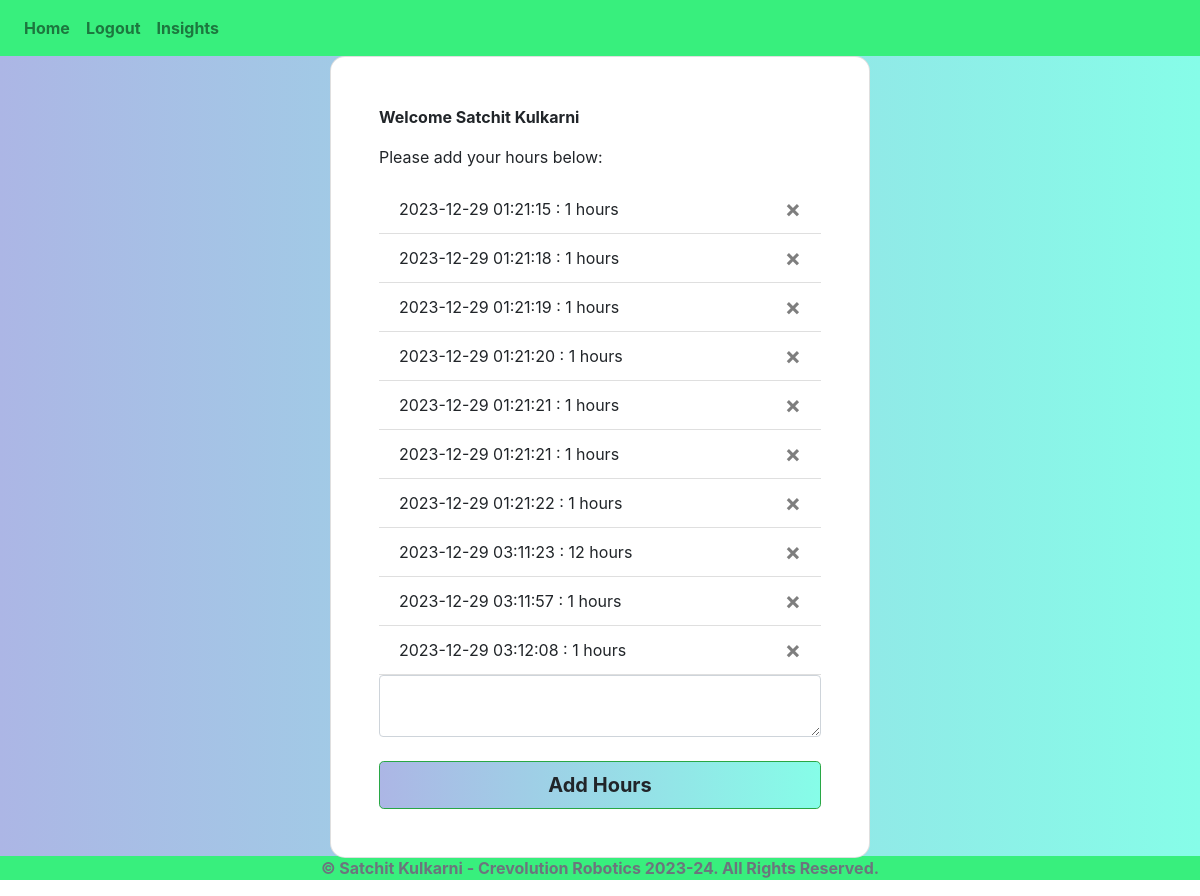
Page / (signed in) on the earlier database version.
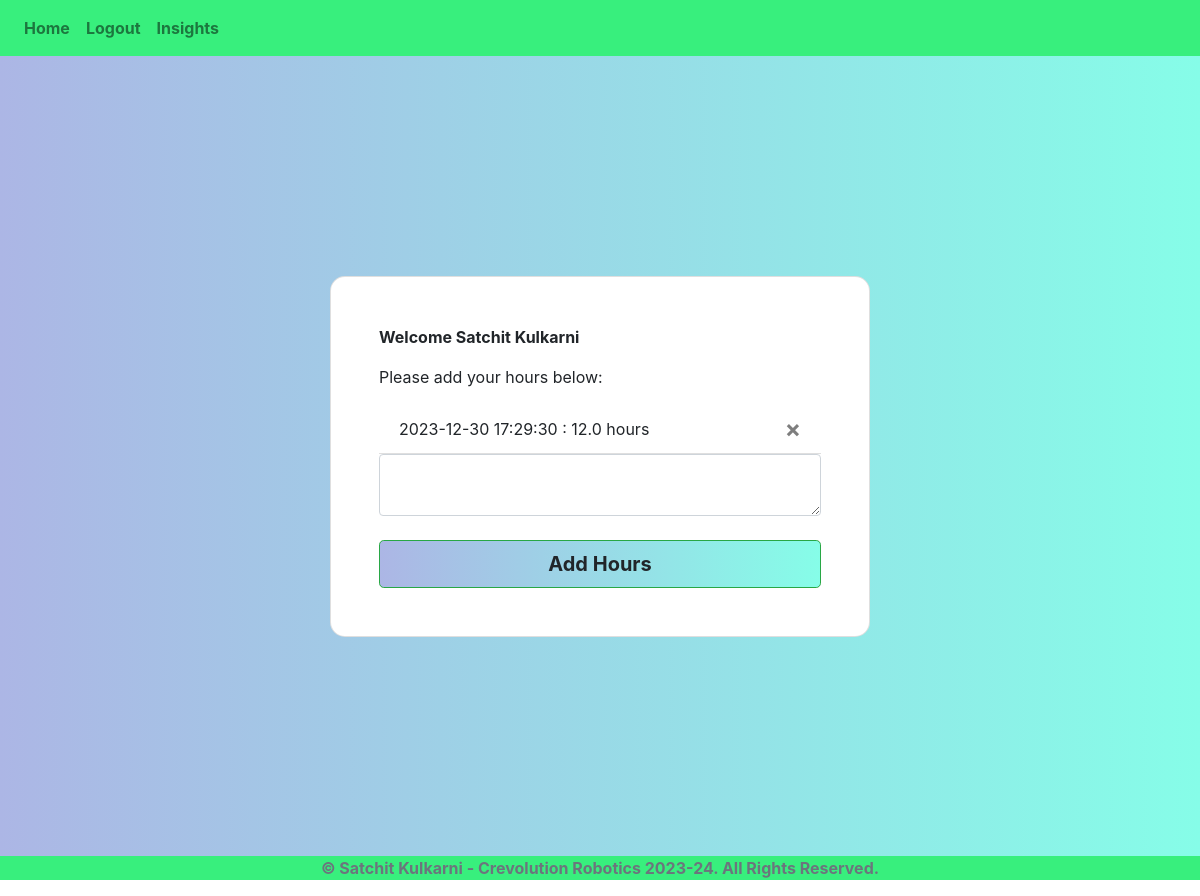
Same page on the later database version.
### website/models.py (models this page shows)
class User(db.Model, UserMixin):
    id = db.Column(db.Integer, primary_key=True)
    email = db.Column(db.String(250), unique=True)
    password = db.Column(db.String(250))
    fullName = db.Column(db.String(250))
    total = db.Column(db.Float)
    hours = db.relationship('Hours')

class Hours(db.Model):
    id = db.Column(db.Integer, primary_key=True)
    data = db.Column(db.Float)
    date = db.Column(db.DateTime(), default=func.now(), server_default=func.timezone('EST'), unique=True)
    user_id = db.Column(db.Integer, db.ForeignKey('user.id'))

### website/views.py (the view, shortened to what this page needs)
@views.route('/', methods=['GET', 'POST'])
@login_required
def home():
    return render_template("home.html", user=current_user)

### website/__init__.py (called while the page is built)
def create_app():
    app = Flask(__name__)
    app.config['SECRET_KEY'] = 'Joey Tidrow is a big nerd'
    app.config['SQLALCHEMY_DATABASE_URI'] = f'sqlite:///{DB_NAME}'
    db.init_app(app)
    from .views import views
    from .auth import auth
    app.register_blueprint(views, url_prefix = '/')
    app.register_blueprint(auth, url_prefix = '/')
    from .models import User, Hours
    with app.app_context():
        db.create_all()
    login_manager = LoginManager()
    login_manager.login_view = 'auth.login'
    login_manager.init_app(app)
    @login_manager.user_loader
    def load_user(id):
        return User.query.get(int(id))
    return app

### website/templates/home.html
{% extends "base.html" %}
{% block title %}Home{% endblock %} {% block content %}
<section class="vh-100 bg-image">
    <div class="mask d-flex align-items-center h-100 gradient-custom-3">
    <div class="container h-100">
      <div class="row d-flex justify-content-center align-items-center h-100">
        <div class="col-12 col-md-9 col-lg-7 col-xl-6">
          <div class="card" style="border-radius: 15px;">
            <div class="card-body p-5">
              <p><b>Welcome {{user.fullName}}</b></p>
              <p>Please add your hours below:</p>
              <ul class="list-group list-group-flush" id="hours">
                {% for hour in user.hours %}
                <li class="list-group-item">
                  {{hour.date}} : {{ hour.data }} hours
                  <button type="button" class="close" onClick="deleteHour('{{hour.id}}')">
                    <span aria-hidden="true">&times;</span>
                  </button>
                </li>
                {% endfor %}
              </ul>
              <form method="POST">
                <textarea name="hour" id="hour" class="form-control"></textarea>
                <br />
                <div align="center">
                    <button type="submit"
                    class="btn btn-success btn-block btn-lg gradient-custom-4 text-body"><b>Add Hours</b></button>
                </div>
              </form>
            </div>
          </div>
        </div>
      </div>
    </div>
  </div>
</section>
{% endblock %}

### website/templates/base.html (shortened to what this page needs)
<!DOCTYPE html>
<html lang="en">
    <head>
        <link
            rel="stylesheet"
            href="https://stackpath.bootstrapcdn.com/bootstrap/4.4.1/css/bootstrap.min.css"
        />
        <link
            rel="stylesheet"
            href="https://stackpath.bootstrapcdn.com/font-awesome/4.7.0/css/font-awesome.min.css"
        />
        <link
            rel="stylesheet"
            href="../static/style.css"
        />
    </head>
    <body>
        <nav class="navbar navbar-expand-lg navbar-light" style="background-color: #38ef7d;">
            <div class="collapse navbar-collapse" id="navbar">
              <div class="navbar-nav">
                {% if user.is_authenticated %}
                <a class="nav-item nav-link" id="home" href="/"><b>Home</b></a>
                <a class="nav-item nav-link" id="logout" href="/logout"><b>Logout</b></a>
                {% else %}
                <a class="nav-item nav-link" id="login" href="/login"><b>Login</b></a>
                <a class="nav-item nav-link" id="signUp" href="/sign-up"><b>Sign Up</b></a>
                {% endif %}
                <a class="nav-item nav-link" id="insights" href="/insights"><b>Insights</b></a>
              </div>
            </div>
        </nav>
        <div class="container:">
            {% block content %} {% endblock %}
        </div>
    </body>
    <footer style="background-color: #38ef7d;">
      <p class="text-center text-muted"><b>© Satchit Kulkarni - Crevolution Robotics 2023-24. All Rights Reserved.</b></p>
    </footer>
</html>

### website/static/style.css (style rules this page uses)
.gradient-custom-3 { background: #86fde8; background: -webkit-linear-gradient(to right, #acb6e5, #86fde8); background: linear-gradient(to right, #acb6e5, #86fde8) }
.gradient-custom-4 { background: #86fde8; background: -webkit-linear-gradient(to right, #acb6e5, #86fde8); background: linear-gradient(to right, #acb6e5, #86fde8) }

Differences in the rows shown:
removed Hours: date "2023-12-29 01:21:15", data "1"
removed Hours: date "2023-12-29 01:21:18", data "1"
removed Hours: date "2023-12-29 01:21:19", data "1"
removed Hours: date "2023-12-29 01:21:20", data "1"
removed Hours: date "2023-12-29 01:21:21", data "1"
removed Hours: date "2023-12-29 01:21:21", data "1"
removed Hours: date "2023-12-29 01:21:22", data "1"
removed Hours: date "2023-12-29 03:11:23", data "12"
removed Hours: date "2023-12-29 03:11:57", data "1"
removed Hours: date "2023-12-29 03:12:08", data "1"
now on this page (row edited): Hours: date "2023-12-30 17:29:30", data "12.0"
